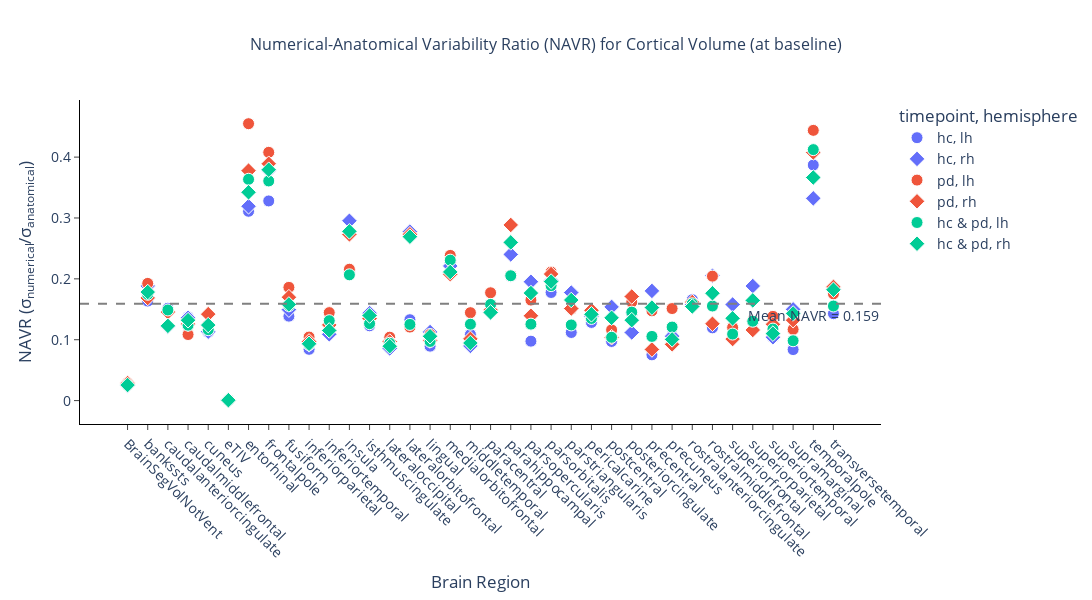
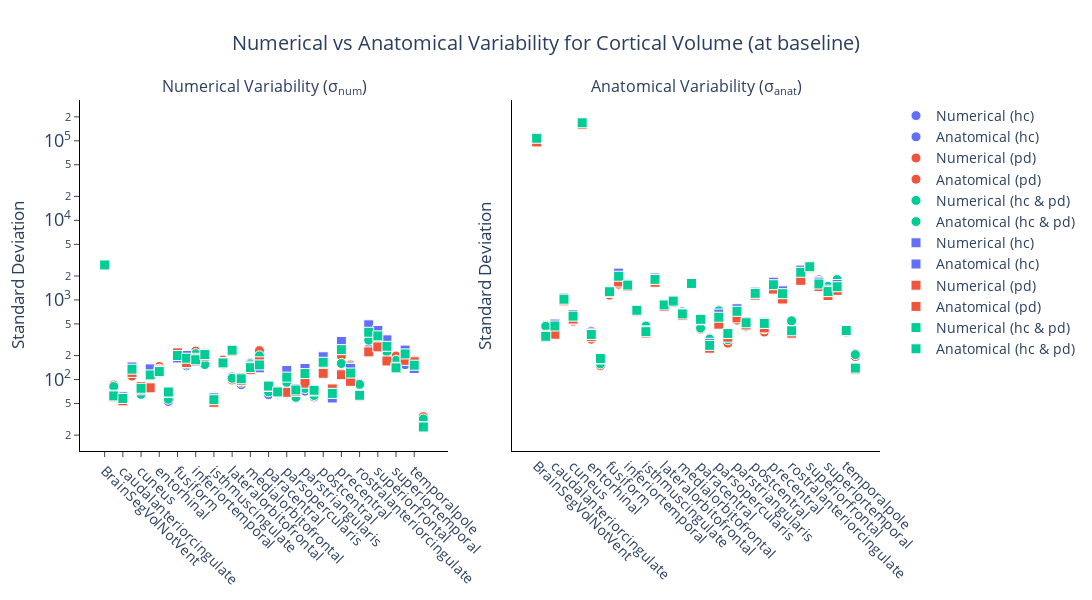

The notebook cell saved with these charts, in order:
### Markdown cell above
### Baseline HC+PD

### Code cell
pop_hc_baseline, pop_pd_baseline = get_population(df, df_cohort, visit="first")
pop_hc_followup, pop_pd_followup = get_population(df, df_cohort, visit="second")

pop_hc = pop_hc_baseline
pop_pd = pop_pd_baseline
pop_all = np.concatenate([pop_hc_baseline, pop_pd_baseline])

config = NavrConfig(
    metric=METRIC,
    bilateral=False,
    change=False,
    csv_dir=csv_dir,
    figures_dir=figures_dir,
    regions_template=regions_template,
    anondir=anondir,
    title_suffix="Cortical",
    timepoint="baseline",
)

_ = generate_navr(
    get_stats_metric=get_stats_metric,
    pop1=pop_hc,
    pop2=pop_pd,
    pop_all=pop_all,
    pop1_name="hc",
    pop2_name="pd",
    config=config,
)

pop_hc = pop_hc_followup
pop_pd = pop_pd_followup
pop_all = np.concatenate([pop_hc_followup, pop_pd_followup])

config = NavrConfig(
    metric=METRIC,
    bilateral=False,
    change=False,
    csv_dir=csv_dir,
    figures_dir=figures_dir,
    regions_template=regions_template,
    anondir=anondir,
    title_suffix="Cortical",
    timepoint="followup",
)

_ = generate_navr(
    get_stats_metric=get_stats_metric,
    pop1=pop_hc,
    pop2=pop_pd,
    pop_all=pop_all,
    pop1_name="hc",
    pop2_name="pd",
    config=config,
)

### Figure 1 — Plotly figure (JSON) as saved in the notebook; plotly's stock layout.template omitted (floating-point values rounded to 4 significant figures)
{"data": [{"customdata": [[2726.0, 109000.0], [78.35, 479.2], [58.9, 388.2], [137.1, 997.8], [64.4, 573.6], [136.0, 167900.0], [125.7, 404.0], [53.01, 161.6], [183.8, 1325.0], [148.5, 1763.0], [196.4, 1610.0], [154.7, 729.1], [58.1, 472.9], [154.5, 1780.0], [107.3, 807.7], [86.14, 963.4], [161.4, 709.8], [168.9, 1557.0], [64.6, 445.2], [64.9, 317.9], [72.99, 747.7], [59.01, 332.3], [71.36, 637.8], [60.45, 470.7], [122.7, 1263.0], [62.38, 435.0], [120.0, 1598.0], [138.0, 1298.0], [89.0, 537.0], [242.9, 2032.0], [251.4, 2457.0], [232.8, 1788.0], [153.7, 1478.0], [153.5, 1832.0], [154.2, 398.5], [30.04, 210.4]], "hovertemplate": "<b>%{hovertext}</b><br><br>timepoint=hc<br>hemisphere=lh<br>region=%{x}<br>NAVR=%{y:.3f}<br>num=%{customdata[0]:.2e}<br>anat=%{customdata[1]:.2e}<extra></extra>", "hovertext": ["BrainSegVolNotVent", "bankssts", "caudalanteriorcingulate", "caudalmiddlefrontal", "cuneus", "eTIV", "entorhinal", "frontalpole", "fusiform", "inferiorparietal", "inferiortemporal", "insula", "isthmuscingulate", "lateraloccipital", "lateralorbitofrontal", "lingual", "medialorbitofrontal", "middletemporal", "paracentral", "parahippocampal", "parsopercularis", "parsorbitalis", "parstriangularis", "pericalcarine", "postcentral", "posteriorcingulate", "precentral", "precuneus", "rostralanteriorcingulate", "rostralmiddlefrontal", "superiorfrontal", "superiorparietal", "superiortemporal", "supramarginal", "temporalpole", "transversetemporal"], "legendgroup": "hc, lh", "marker": {"color": "#636efa", "line": {"color": "white", "width": 1}, "size": 12, "symbol": "circle"}, "mode": "markers", "name": "hc, lh", "orientation": "v", "showlegend": true, "type": "scatter", "x": ["BrainSegVolNotVent", "bankssts", "caudalanteriorcingulate", "caudalmiddlefrontal", "cuneus", "eTIV", "entorhinal", "frontalpole", "fusiform", "inferiorparietal", "inferiortemporal", "insula", "isthmuscingulate", "lateraloccipital", "lateralorbitofrontal", "lingual", "medialorbitofrontal", "middletemporal", "paracentral", "parahippocampal", "parsopercularis", "parsorbitalis", "parstriangularis", "pericalcarine", "postcentral", "posteriorcingulate", "precentral", "precuneus", "rostralanteriorcingulate", "rostralmiddlefrontal", "superiorfrontal", "superiorparietal", "superiortemporal", "supramarginal", "temporalpole", "transversetemporal"], "xaxis": "x", "y": [0.02501, 0.1635, 0.1517, 0.1375, 0.1123, 0.0008099, 0.311, 0.328, 0.1387, 0.08421, 0.122, 0.2122, 0.1229, 0.08678, 0.1329, 0.08942, 0.2274, 0.1085, 0.1451, 0.2042, 0.09763, 0.1776, 0.1119, 0.1284, 0.09714, 0.1434, 0.07512, 0.1064, 0.1657, 0.1195, 0.1023, 0.1302, 0.104, 0.08379, 0.387, 0.1428], "yaxis": "y"}, {"customdata": [[2726.0, 109000.0], [63.52, 337.2], [60.62, 497.9], [143.8, 1056.0], [74.25, 655.9], [136.0, 167900.0], [122.0, 382.3], [68.6, 181.7], [186.6, 1249.0], [200.9, 2174.0], [170.8, 1568.0], [213.0, 721.0], [58.83, 409.3], [161.9, 1889.0], [238.9, 860.4], [105.9, 940.0], [147.1, 665.6], [140.2, 1561.0], [81.8, 566.7], [68.5, 285.2], [129.6, 663.9], [76.3, 386.6], [137.7, 775.9], [74.32, 535.8], [193.1, 1254.0], [58.6, 523.9], [301.1, 1671.0], [137.7, 1301.0], [64.58, 408.8], [486.9, 2374.0], [414.1, 2623.0], [315.1, 1674.0], [138.2, 1328.0], [234.4, 1563.0], [137.5, 413.7], [25.47, 139.8]], "hovertemplate": "<b>%{hovertext}</b><br><br>timepoint=hc<br>hemisphere=rh<br>region=%{x}<br>NAVR=%{y:.3f}<br>num=%{customdata[0]:.2e}<br>anat=%{customdata[1]:.2e}<extra></extra>", "hovertext": ["BrainSegVolNotVent", "bankssts", "caudalanteriorcingulate", "caudalmiddlefrontal", "cuneus", "eTIV", "entorhinal", "frontalpole", "fusiform", "inferiorparietal", "inferiortemporal", "insula", "isthmuscingulate", "lateraloccipital", "lateralorbitofrontal", "lingual", "medialorbitofrontal", "middletemporal", "paracentral", "parahippocampal", "parsopercularis", "parsorbitalis", "parstriangularis", "pericalcarine", "postcentral", "posteriorcingulate", "precentral", "precuneus", "rostralanteriorcingulate", "rostralmiddlefrontal", "superiorfrontal", "superiorparietal", "superiortemporal", "supramarginal", "temporalpole", "transversetemporal"], "legendgroup": "hc, rh", "marker": {"color": "#636efa", "line": {"color": "white", "width": 1}, "size": 12, "symbol": "diamond"}, "mode": "markers", "name": "hc, rh", "orientation": "v", "showlegend": true, "type": "scatter", "x": ["BrainSegVolNotVent", "bankssts", "caudalanteriorcingulate", "caudalmiddlefrontal", "cuneus", "eTIV", "entorhinal", "frontalpole", "fusiform", "inferiorparietal", "inferiortemporal", "insula", "isthmuscingulate", "lateraloccipital", "lateralorbitofrontal", "lingual", "medialorbitofrontal", "middletemporal", "paracentral", "parahippocampal", "parsopercularis", "parsorbitalis", "parstriangularis", "pericalcarine", "postcentral", "posteriorcingulate", "precentral", "precuneus", "rostralanteriorcingulate", "rostralmiddlefrontal", "superiorfrontal", "superiorparietal", "superiortemporal", "supramarginal", "temporalpole", "transversetemporal"], "xaxis": "x", "y": [0.02501, 0.1884, 0.1217, 0.1361, 0.1132, 0.0008099, 0.3192, 0.3775, 0.1494, 0.09238, 0.1089, 0.2954, 0.1437, 0.08573, 0.2776, 0.1126, 0.2211, 0.0898, 0.1444, 0.2402, 0.1953, 0.1974, 0.1775, 0.1387, 0.1539, 0.1118, 0.1802, 0.1058, 0.158, 0.2051, 0.1579, 0.1882, 0.1041, 0.1499, 0.3323, 0.1823], "yaxis": "y"}, {"customdata": [[2783.0, 96660.0], [85.24, 442.7], [59.4, 405.2], [110.4, 1018.0], [66.09, 536.5], [78.64, 161000.0], [146.0, 320.9], [60.81, 149.1], [213.8, 1149.0], [164.6, 1577.0], [227.4, 1574.0], [153.3, 710.6], [61.12, 457.5], [175.8, 1688.0], [98.59, 816.4], [100.0, 921.1], [152.4, 639.0], [230.8, 1598.0], [76.07, 429.5], [67.62, 329.1], [110.8, 671.4], [60.43, 286.2], [83.67, 556.1], [66.07, 458.8], [137.0, 1180.0], [63.96, 395.1], [197.4, 1338.0], [152.4, 1008.0], [84.23, 540.4], [380.7, 1862.0], [291.8, 2427.0], [210.0, 1592.0], [197.4, 1426.0], [203.6, 1740.0], [173.9, 391.6], [34.15, 194.7]], "hovertemplate": "<b>%{hovertext}</b><br><br>timepoint=pd<br>hemisphere=lh<br>region=%{x}<br>NAVR=%{y:.3f}<br>num=%{customdata[0]:.2e}<br>anat=%{customdata[1]:.2e}<extra></extra>", "hovertext": ["BrainSegVolNotVent", "bankssts", "caudalanteriorcingulate", "caudalmiddlefrontal", "cuneus", "eTIV", "entorhinal", "frontalpole", "fusiform", "inferiorparietal", "inferiortemporal", "insula", "isthmuscingulate", "lateraloccipital", "lateralorbitofrontal", "lingual", "medialorbitofrontal", "middletemporal", "paracentral", "parahippocampal", "parsopercularis", "parsorbitalis", "parstriangularis", "pericalcarine", "postcentral", "posteriorcingulate", "precentral", "precuneus", "rostralanteriorcingulate", "rostralmiddlefrontal", "superiorfrontal", "superiorparietal", "superiortemporal", "supramarginal", "temporalpole", "transversetemporal"], "legendgroup": "pd, lh", "marker": {"color": "#EF553B", "line": {"color": "white", "width": 1}, "size": 12, "symbol": "circle"}, "mode": "markers", "name": "pd, lh", "orientation": "v", "showlegend": true, "type": "scatter", "x": ["BrainSegVolNotVent", "bankssts", "caudalanteriorcingulate", "caudalmiddlefrontal", "cuneus", "eTIV", "entorhinal", "frontalpole", "fusiform", "inferiorparietal", "inferiortemporal", "insula", "isthmuscingulate", "lateraloccipital", "lateralorbitofrontal", "lingual", "medialorbitofrontal", "middletemporal", "paracentral", "parahippocampal", "parsopercularis", "parsorbitalis", "parstriangularis", "pericalcarine", "postcentral", "posteriorcingulate", "precentral", "precuneus", "rostralanteriorcingulate", "rostralmiddlefrontal", "superiorfrontal", "superiorparietal", "superiortemporal", "supramarginal", "temporalpole", "transversetemporal"], "xaxis": "x", "y": [0.02879, 0.1926, 0.1466, 0.1085, 0.1232, 0.0004884, 0.4549, 0.4079, 0.186, 0.1044, 0.1445, 0.2158, 0.1336, 0.1041, 0.1208, 0.1086, 0.2385, 0.1444, 0.1771, 0.2055, 0.1651, 0.2112, 0.1505, 0.144, 0.1161, 0.1619, 0.1475, 0.1512, 0.1559, 0.2044, 0.1202, 0.1319, 0.1384, 0.117, 0.4439, 0.1754], "yaxis": "y"}, {"customdata": [[2783.0, 96660.0], [60.63, 359.5], [53.94, 370.5], [122.8, 974.4], [81.69, 575.2], [78.64, 161000.0], [130.7, 345.9], [70.97, 182.4], [216.2, 1273.0], [163.4, 1682.0], [184.9, 1487.0], [197.2, 721.9], [51.64, 383.1], [161.5, 1667.0], [225.9, 826.9], [97.45, 987.4], [132.9, 640.3], [166.7, 1644.0], [83.92, 563.7], [71.38, 247.3], [69.09, 495.8], [70.85, 340.8], [89.95, 594.9], [71.85, 484.5], [119.7, 1149.0], [76.22, 445.7], [114.9, 1368.0], [94.82, 1026.0], [61.82, 381.9], [222.4, 1763.0], [257.1, 2543.0], [170.9, 1473.0], [142.5, 1137.0], [174.0, 1317.0], [167.2, 410.1], [25.17, 134.8]], "hovertemplate": "<b>%{hovertext}</b><br><br>timepoint=pd<br>hemisphere=rh<br>region=%{x}<br>NAVR=%{y:.3f}<br>num=%{customdata[0]:.2e}<br>anat=%{customdata[1]:.2e}<extra></extra>", "hovertext": ["BrainSegVolNotVent", "bankssts", "caudalanteriorcingulate", "caudalmiddlefrontal", "cuneus", "eTIV", "entorhinal", "frontalpole", "fusiform", "inferiorparietal", "inferiortemporal", "insula", "isthmuscingulate", "lateraloccipital", "lateralorbitofrontal", "lingual", "medialorbitofrontal", "middletemporal", "paracentral", "parahippocampal", "parsopercularis", "parsorbitalis", "parstriangularis", "pericalcarine", "postcentral", "posteriorcingulate", "precentral", "precuneus", "rostralanteriorcingulate", "rostralmiddlefrontal", "superiorfrontal", "superiorparietal", "superiortemporal", "supramarginal", "temporalpole", "transversetemporal"], "legendgroup": "pd, rh", "marker": {"color": "#EF553B", "line": {"color": "white", "width": 1}, "size": 12, "symbol": "diamond"}, "mode": "markers", "name": "pd, rh", "orientation": "v", "showlegend": true, "type": "scatter", "x": ["BrainSegVolNotVent", "bankssts", "caudalanteriorcingulate", "caudalmiddlefrontal", "cuneus", "eTIV", "entorhinal", "frontalpole", "fusiform", "inferiorparietal", "inferiortemporal", "insula", "isthmuscingulate", "lateraloccipital", "lateralorbitofrontal", "lingual", "medialorbitofrontal", "middletemporal", "paracentral", "parahippocampal", "parsopercularis", "parsorbitalis", "parstriangularis", "pericalcarine", "postcentral", "posteriorcingulate", "precentral", "precuneus", "rostralanteriorcingulate", "rostralmiddlefrontal", "superiorfrontal", "superiorparietal", "superiortemporal", "supramarginal", "temporalpole", "transversetemporal"], "xaxis": "x", "y": [0.02879, 0.1687, 0.1456, 0.126, 0.142, 0.0004884, 0.3778, 0.3891, 0.1699, 0.09716, 0.1243, 0.2731, 0.1348, 0.09688, 0.2732, 0.0987, 0.2076, 0.1014, 0.1489, 0.2886, 0.1393, 0.2079, 0.1512, 0.1483, 0.1041, 0.171, 0.08402, 0.09237, 0.1619, 0.1262, 0.1011, 0.116, 0.1253, 0.1321, 0.4077, 0.1868], "yaxis": "y"}, {"customdata": [[2751.0, 107600.0], [81.47, 466.5], [59.12, 397.1], [126.0, 1017.0], [65.15, 559.2], [114.2, 168400.0], [135.0, 371.4], [56.6, 156.9], [197.7, 1266.0], [155.8, 1693.0], [210.7, 1605.0], [154.1, 745.9], [59.46, 470.4], [164.3, 1745.0], [103.6, 827.5], [92.55, 952.5], [157.5, 682.8], [198.7, 1584.0], [69.91, 442.4], [66.12, 322.4], [91.7, 730.1], [59.65, 315.8], [77.06, 620.1], [63.0, 466.7], [129.3, 1243.0], [63.09, 434.1], [159.0, 1508.0], [144.6, 1197.0], [86.92, 546.6], [311.5, 2005.0], [270.0, 2470.0], [223.0, 1710.0], [174.4, 1484.0], [177.4, 1805.0], [163.2, 395.8], [31.92, 205.5]], "hovertemplate": "<b>%{hovertext}</b><br><br>timepoint=hc & pd<br>hemisphere=lh<br>region=%{x}<br>NAVR=%{y:.3f}<br>num=%{customdata[0]:.2e}<br>anat=%{customdata[1]:.2e}<extra></extra>", "hovertext": ["BrainSegVolNotVent", "bankssts", "caudalanteriorcingulate", "caudalmiddlefrontal", "cuneus", "eTIV", "entorhinal", "frontalpole", "fusiform", "inferiorparietal", "inferiortemporal", "insula", "isthmuscingulate", "lateraloccipital", "lateralorbitofrontal", "lingual", "medialorbitofrontal", "middletemporal", "paracentral", "parahippocampal", "parsopercularis", "parsorbitalis", "parstriangularis", "pericalcarine", "postcentral", "posteriorcingulate", "precentral", "precuneus", "rostralanteriorcingulate", "rostralmiddlefrontal", "superiorfrontal", "superiorparietal", "superiortemporal", "supramarginal", "temporalpole", "transversetemporal"], "legendgroup": "hc & pd, lh", "marker": {"color": "#00cc96", "line": {"color": "white", "width": 1}, "size": 12, "symbol": "circle"}, "mode": "markers", "name": "hc & pd, lh", "orientation": "v", "showlegend": true, "type": "scatter", "x": ["BrainSegVolNotVent", "bankssts", "caudalanteriorcingulate", "caudalmiddlefrontal", "cuneus", "eTIV", "entorhinal", "frontalpole", "fusiform", "inferiorparietal", "inferiortemporal", "insula", "isthmuscingulate", "lateraloccipital", "lateralorbitofrontal", "lingual", "medialorbitofrontal", "middletemporal", "paracentral", "parahippocampal", "parsopercularis", "parsorbitalis", "parstriangularis", "pericalcarine", "postcentral", "posteriorcingulate", "precentral", "precuneus", "rostralanteriorcingulate", "rostralmiddlefrontal", "superiorfrontal", "superiorparietal", "superiortemporal", "supramarginal", "temporalpole", "transversetemporal"], "xaxis": "x", "y": [0.02558, 0.1746, 0.1489, 0.1239, 0.1165, 0.0006782, 0.3636, 0.3608, 0.1561, 0.09201, 0.1313, 0.2066, 0.1264, 0.09412, 0.1252, 0.09716, 0.2307, 0.1255, 0.158, 0.2051, 0.1256, 0.1888, 0.1243, 0.135, 0.104, 0.1453, 0.1054, 0.1208, 0.159, 0.1554, 0.1093, 0.1304, 0.1175, 0.09831, 0.4123, 0.1554], "yaxis": "y"}, {"customdata": [[2751.0, 107600.0], [62.26, 349.1], [57.76, 470.4], [134.9, 1021.0], [77.63, 625.9], [114.2, 168400.0], [125.9, 368.1], [69.66, 183.6], [200.3, 1268.0], [185.2, 1985.0], [177.1, 1537.0], [206.1, 741.4], [55.76, 398.9], [161.8, 1811.0], [233.2, 866.0], [102.2, 967.2], [141.0, 667.2], [152.5, 1612.0], [82.75, 571.2], [69.79, 268.5], [107.1, 606.4], [73.94, 378.1], [118.9, 719.8], [73.24, 516.7], [164.7, 1211.0], [66.97, 507.1], [237.4, 1554.0], [120.6, 1200.0], [63.37, 409.9], [392.5, 2226.0], [353.3, 2614.0], [261.3, 1587.0], [140.1, 1273.0], [209.8, 1466.0], [151.4, 413.0], [25.34, 139.2]], "hovertemplate": "<b>%{hovertext}</b><br><br>timepoint=hc & pd<br>hemisphere=rh<br>region=%{x}<br>NAVR=%{y:.3f}<br>num=%{customdata[0]:.2e}<br>anat=%{customdata[1]:.2e}<extra></extra>", "hovertext": ["BrainSegVolNotVent", "bankssts", "caudalanteriorcingulate", "caudalmiddlefrontal", "cuneus", "eTIV", "entorhinal", "frontalpole", "fusiform", "inferiorparietal", "inferiortemporal", "insula", "isthmuscingulate", "lateraloccipital", "lateralorbitofrontal", "lingual", "medialorbitofrontal", "middletemporal", "paracentral", "parahippocampal", "parsopercularis", "parsorbitalis", "parstriangularis", "pericalcarine", "postcentral", "posteriorcingulate", "precentral", "precuneus", "rostralanteriorcingulate", "rostralmiddlefrontal", "superiorfrontal", "superiorparietal", "superiortemporal", "supramarginal", "temporalpole", "transversetemporal"], "legendgroup": "hc & pd, rh", "marker": {"color": "#00cc96", "line": {"color": "white", "width": 1}, "size": 12, "symbol": "diamond"}, "mode": "markers", "name": "hc & pd, rh", "orientation": "v", "showlegend": true, "type": "scatter", "x": ["BrainSegVolNotVent", "bankssts", "caudalanteriorcingulate", "caudalmiddlefrontal", "cuneus", "eTIV", "entorhinal", "frontalpole", "fusiform", "inferiorparietal", "inferiortemporal", "insula", "isthmuscingulate", "lateraloccipital", "lateralorbitofrontal", "lingual", "medialorbitofrontal", "middletemporal", "paracentral", "parahippocampal", "parsopercularis", "parsorbitalis", "parstriangularis", "pericalcarine", "postcentral", "posteriorcingulate", "precentral", "precuneus", "rostralanteriorcingulate", "rostralmiddlefrontal", "superiorfrontal", "superiorparietal", "superiortemporal", "supramarginal", "temporalpole", "transversetemporal"], "xaxis": "x", "y": [0.02558, 0.1783, 0.1228, 0.1321, 0.124, 0.0006782, 0.3422, 0.3793, 0.1579, 0.09331, 0.1153, 0.278, 0.1398, 0.08933, 0.2693, 0.1057, 0.2114, 0.0946, 0.1449, 0.2599, 0.1767, 0.1956, 0.1652, 0.1417, 0.136, 0.1321, 0.1528, 0.1006, 0.1546, 0.1763, 0.1352, 0.1646, 0.11, 0.1431, 0.3665, 0.1821], "yaxis": "y"}], "layout": {"annotations": [{"showarrow": false, "text": "Mean NAVR = 0.159", "x": 1, "xanchor": "right", "xref": "x domain", "y": 0.159, "yanchor": "top", "yref": "y"}], "font": {"size": 14}, "height": 600, "legend": {"title": {"text": "timepoint, hemisphere"}, "tracegroupgap": 0}, "plot_bgcolor": "white", "shapes": [{"line": {"color": "gray", "dash": "dash"}, "type": "line", "x0": 0, "x1": 1, "xref": "x domain", "y0": 0.159, "y1": 0.159, "yref": "y"}], "title": {"font": {"size": 16}, "text": "Numerical-Anatomical Variability Ratio (NAVR) for Cortical Volume (at baseline)", "x": 0.5}, "width": 1400, "xaxis": {"anchor": "y", "domain": [0, 1], "linecolor": "black", "linewidth": 1, "showline": true, "tickangle": 45, "ticks": "outside", "title": {"text": "Brain Region"}}, "yaxis": {"anchor": "x", "domain": [0, 1], "exponentformat": "power", "linecolor": "black", "linewidth": 1, "showline": true, "ticks": "outside", "title": {"text": "NAVR (σ<sub>numerical</sub>/σ<sub>anatomical</sub>)"}}}}

### Figure 2 — Plotly figure (JSON) as saved in the notebook; plotly's stock layout.template omitted (floating-point values rounded to 4 significant figures)
{"data": [{"marker": {"color": "#636EFA", "line": {"color": "white", "width": 1}, "size": 10, "symbol": ["circle", "circle", "circle", "circle", "circle", "circle", "circle", "circle", "circle", "circle", "circle", "circle", "circle", "circle", "circle", "circle", "circle", "circle", "circle", "circle", "circle", "circle", "circle", "circle", "circle", "circle", "circle", "circle", "circle", "circle", "circle", "circle", "circle", "circle", "circle", "circle"]}, "mode": "markers", "name": "Numerical (hc)", "showlegend": true, "type": "scatter", "x": ["BrainSegVolNotVent", "bankssts", "caudalanteriorcingulate", "caudalmiddlefrontal", "cuneus", "eTIV", "entorhinal", "frontalpole", "fusiform", "inferiorparietal", "inferiortemporal", "insula", "isthmuscingulate", "lateraloccipital", "lateralorbitofrontal", "lingual", "medialorbitofrontal", "middletemporal", "paracentral", "parahippocampal", "parsopercularis", "parsorbitalis", "parstriangularis", "pericalcarine", "postcentral", "posteriorcingulate", "precentral", "precuneus", "rostralanteriorcingulate", "rostralmiddlefrontal", "superiorfrontal", "superiorparietal", "superiortemporal", "supramarginal", "temporalpole", "transversetemporal"], "xaxis": "x", "y": [2726.0, 78.35, 58.9, 137.1, 64.4, 136.0, 125.7, 53.01, 183.8, 148.5, 196.4, 154.7, 58.1, 154.5, 107.3, 86.14, 161.4, 168.9, 64.6, 64.9, 72.99, 59.01, 71.36, 60.45, 122.7, 62.38, 120.0, 138.0, 89.0, 242.9, 251.4, 232.8, 153.7, 153.5, 154.2, 30.04], "yaxis": "y"}, {"marker": {"color": "#636EFA", "line": {"color": "white", "width": 1}, "size": 10, "symbol": ["circle", "circle", "circle", "circle", "circle", "circle", "circle", "circle", "circle", "circle", "circle", "circle", "circle", "circle", "circle", "circle", "circle", "circle", "circle", "circle", "circle", "circle", "circle", "circle", "circle", "circle", "circle", "circle", "circle", "circle", "circle", "circle", "circle", "circle", "circle", "circle"]}, "mode": "markers", "name": "Anatomical (hc)", "showlegend": true, "type": "scatter", "x": ["BrainSegVolNotVent", "bankssts", "caudalanteriorcingulate", "caudalmiddlefrontal", "cuneus", "eTIV", "entorhinal", "frontalpole", "fusiform", "inferiorparietal", "inferiortemporal", "insula", "isthmuscingulate", "lateraloccipital", "lateralorbitofrontal", "lingual", "medialorbitofrontal", "middletemporal", "paracentral", "parahippocampal", "parsopercularis", "parsorbitalis", "parstriangularis", "pericalcarine", "postcentral", "posteriorcingulate", "precentral", "precuneus", "rostralanteriorcingulate", "rostralmiddlefrontal", "superiorfrontal", "superiorparietal", "superiortemporal", "supramarginal", "temporalpole", "transversetemporal"], "xaxis": "x2", "y": [109000.0, 479.2, 388.2, 997.8, 573.6, 167900.0, 404.0, 161.6, 1325.0, 1763.0, 1610.0, 729.1, 472.9, 1780.0, 807.7, 963.4, 709.8, 1557.0, 445.2, 317.9, 747.7, 332.3, 637.8, 470.7, 1263.0, 435.0, 1598.0, 1298.0, 537.0, 2032.0, 2457.0, 1788.0, 1478.0, 1832.0, 398.5, 210.4], "yaxis": "y2"}, {"marker": {"color": "#EF553B", "line": {"color": "white", "width": 1}, "size": 10, "symbol": ["circle", "circle", "circle", "circle", "circle", "circle", "circle", "circle", "circle", "circle", "circle", "circle", "circle", "circle", "circle", "circle", "circle", "circle", "circle", "circle", "circle", "circle", "circle", "circle", "circle", "circle", "circle", "circle", "circle", "circle", "circle", "circle", "circle", "circle", "circle", "circle"]}, "mode": "markers", "name": "Numerical (pd)", "showlegend": true, "type": "scatter", "x": ["BrainSegVolNotVent", "bankssts", "caudalanteriorcingulate", "caudalmiddlefrontal", "cuneus", "eTIV", "entorhinal", "frontalpole", "fusiform", "inferiorparietal", "inferiortemporal", "insula", "isthmuscingulate", "lateraloccipital", "lateralorbitofrontal", "lingual", "medialorbitofrontal", "middletemporal", "paracentral", "parahippocampal", "parsopercularis", "parsorbitalis", "parstriangularis", "pericalcarine", "postcentral", "posteriorcingulate", "precentral", "precuneus", "rostralanteriorcingulate", "rostralmiddlefrontal", "superiorfrontal", "superiorparietal", "superiortemporal", "supramarginal", "temporalpole", "transversetemporal"], "xaxis": "x", "y": [2783.0, 85.24, 59.4, 110.4, 66.09, 78.64, 146.0, 60.81, 213.8, 164.6, 227.4, 153.3, 61.12, 175.8, 98.59, 100.0, 152.4, 230.8, 76.07, 67.62, 110.8, 60.43, 83.67, 66.07, 137.0, 63.96, 197.4, 152.4, 84.23, 380.7, 291.8, 210.0, 197.4, 203.6, 173.9, 34.15], "yaxis": "y"}, {"marker": {"color": "#EF553B", "line": {"color": "white", "width": 1}, "size": 10, "symbol": ["circle", "circle", "circle", "circle", "circle", "circle", "circle", "circle", "circle", "circle", "circle", "circle", "circle", "circle", "circle", "circle", "circle", "circle", "circle", "circle", "circle", "circle", "circle", "circle", "circle", "circle", "circle", "circle", "circle", "circle", "circle", "circle", "circle", "circle", "circle", "circle"]}, "mode": "markers", "name": "Anatomical (pd)", "showlegend": true, "type": "scatter", "x": ["BrainSegVolNotVent", "bankssts", "caudalanteriorcingulate", "caudalmiddlefrontal", "cuneus", "eTIV", "entorhinal", "frontalpole", "fusiform", "inferiorparietal", "inferiortemporal", "insula", "isthmuscingulate", "lateraloccipital", "lateralorbitofrontal", "lingual", "medialorbitofrontal", "middletemporal", "paracentral", "parahippocampal", "parsopercularis", "parsorbitalis", "parstriangularis", "pericalcarine", "postcentral", "posteriorcingulate", "precentral", "precuneus", "rostralanteriorcingulate", "rostralmiddlefrontal", "superiorfrontal", "superiorparietal", "superiortemporal", "supramarginal", "temporalpole", "transversetemporal"], "xaxis": "x2", "y": [96660.0, 442.7, 405.2, 1018.0, 536.5, 161000.0, 320.9, 149.1, 1149.0, 1577.0, 1574.0, 710.6, 457.5, 1688.0, 816.4, 921.1, 639.0, 1598.0, 429.5, 329.1, 671.4, 286.2, 556.1, 458.8, 1180.0, 395.1, 1338.0, 1008.0, 540.4, 1862.0, 2427.0, 1592.0, 1426.0, 1740.0, 391.6, 194.7], "yaxis": "y2"}, {"marker": {"color": "#00CC96", "line": {"color": "white", "width": 1}, "size": 10, "symbol": ["circle", "circle", "circle", "circle", "circle", "circle", "circle", "circle", "circle", "circle", "circle", "circle", "circle", "circle", "circle", "circle", "circle", "circle", "circle", "circle", "circle", "circle", "circle", "circle", "circle", "circle", "circle", "circle", "circle", "circle", "circle", "circle", "circle", "circle", "circle", "circle"]}, "mode": "markers", "name": "Numerical (hc & pd)", "showlegend": true, "type": "scatter", "x": ["BrainSegVolNotVent", "bankssts", "caudalanteriorcingulate", "caudalmiddlefrontal", "cuneus", "eTIV", "entorhinal", "frontalpole", "fusiform", "inferiorparietal", "inferiortemporal", "insula", "isthmuscingulate", "lateraloccipital", "lateralorbitofrontal", "lingual", "medialorbitofrontal", "middletemporal", "paracentral", "parahippocampal", "parsopercularis", "parsorbitalis", "parstriangularis", "pericalcarine", "postcentral", "posteriorcingulate", "precentral", "precuneus", "rostralanteriorcingulate", "rostralmiddlefrontal", "superiorfrontal", "superiorparietal", "superiortemporal", "supramarginal", "temporalpole", "transversetemporal"], "xaxis": "x", "y": [2751.0, 81.47, 59.12, 126.0, 65.15, 114.2, 135.0, 56.6, 197.7, 155.8, 210.7, 154.1, 59.46, 164.3, 103.6, 92.55, 157.5, 198.7, 69.91, 66.12, 91.7, 59.65, 77.06, 63.0, 129.3, 63.09, 159.0, 144.6, 86.92, 311.5, 270.0, 223.0, 174.4, 177.4, 163.2, 31.92], "yaxis": "y"}, {"marker": {"color": "#00CC96", "line": {"color": "white", "width": 1}, "size": 10, "symbol": ["circle", "circle", "circle", "circle", "circle", "circle", "circle", "circle", "circle", "circle", "circle", "circle", "circle", "circle", "circle", "circle", "circle", "circle", "circle", "circle", "circle", "circle", "circle", "circle", "circle", "circle", "circle", "circle", "circle", "circle", "circle", "circle", "circle", "circle", "circle", "circle"]}, "mode": "markers", "name": "Anatomical (hc & pd)", "showlegend": true, "type": "scatter", "x": ["BrainSegVolNotVent", "bankssts", "caudalanteriorcingulate", "caudalmiddlefrontal", "cuneus", "eTIV", "entorhinal", "frontalpole", "fusiform", "inferiorparietal", "inferiortemporal", "insula", "isthmuscingulate", "lateraloccipital", "lateralorbitofrontal", "lingual", "medialorbitofrontal", "middletemporal", "paracentral", "parahippocampal", "parsopercularis", "parsorbitalis", "parstriangularis", "pericalcarine", "postcentral", "posteriorcingulate", "precentral", "precuneus", "rostralanteriorcingulate", "rostralmiddlefrontal", "superiorfrontal", "superiorparietal", "superiortemporal", "supramarginal", "temporalpole", "transversetemporal"], "xaxis": "x2", "y": [107600.0, 466.5, 397.1, 1017.0, 559.2, 168400.0, 371.4, 156.9, 1266.0, 1693.0, 1605.0, 745.9, 470.4, 1745.0, 827.5, 952.5, 682.8, 1584.0, 442.4, 322.4, 730.1, 315.8, 620.1, 466.7, 1243.0, 434.1, 1508.0, 1197.0, 546.6, 2005.0, 2470.0, 1710.0, 1484.0, 1805.0, 395.8, 205.5], "yaxis": "y2"}, {"marker": {"color": "#636EFA", "line": {"color": "white", "width": 1}, "size": 10, "symbol": ["square", "square", "square", "square", "square", "square", "square", "square", "square", "square", "square", "square", "square", "square", "square", "square", "square", "square", "square", "square", "square", "square", "square", "square", "square", "square", "square", "square", "square", "square", "square", "square", "square", "square", "square", "square"]}, "mode": "markers", "name": "Numerical (hc)", "showlegend": true, "type": "scatter", "x": ["BrainSegVolNotVent", "bankssts", "caudalanteriorcingulate", "caudalmiddlefrontal", "cuneus", "eTIV", "entorhinal", "frontalpole", "fusiform", "inferiorparietal", "inferiortemporal", "insula", "isthmuscingulate", "lateraloccipital", "lateralorbitofrontal", "lingual", "medialorbitofrontal", "middletemporal", "paracentral", "parahippocampal", "parsopercularis", "parsorbitalis", "parstriangularis", "pericalcarine", "postcentral", "posteriorcingulate", "precentral", "precuneus", "rostralanteriorcingulate", "rostralmiddlefrontal", "superiorfrontal", "superiorparietal", "superiortemporal", "supramarginal", "temporalpole", "transversetemporal"], "xaxis": "x", "y": [2726.0, 63.52, 60.62, 143.8, 74.25, 136.0, 122.0, 68.6, 186.6, 200.9, 170.8, 213.0, 58.83, 161.9, 238.9, 105.9, 147.1, 140.2, 81.8, 68.5, 129.6, 76.3, 137.7, 74.32, 193.1, 58.6, 301.1, 137.7, 64.58, 486.9, 414.1, 315.1, 138.2, 234.4, 137.5, 25.47], "yaxis": "y"}, {"marker": {"color": "#636EFA", "line": {"color": "white", "width": 1}, "size": 10, "symbol": ["square", "square", "square", "square", "square", "square", "square", "square", "square", "square", "square", "square", "square", "square", "square", "square", "square", "square", "square", "square", "square", "square", "square", "square", "square", "square", "square", "square", "square", "square", "square", "square", "square", "square", "square", "square"]}, "mode": "markers", "name": "Anatomical (hc)", "showlegend": true, "type": "scatter", "x": ["BrainSegVolNotVent", "bankssts", "caudalanteriorcingulate", "caudalmiddlefrontal", "cuneus", "eTIV", "entorhinal", "frontalpole", "fusiform", "inferiorparietal", "inferiortemporal", "insula", "isthmuscingulate", "lateraloccipital", "lateralorbitofrontal", "lingual", "medialorbitofrontal", "middletemporal", "paracentral", "parahippocampal", "parsopercularis", "parsorbitalis", "parstriangularis", "pericalcarine", "postcentral", "posteriorcingulate", "precentral", "precuneus", "rostralanteriorcingulate", "rostralmiddlefrontal", "superiorfrontal", "superiorparietal", "superiortemporal", "supramarginal", "temporalpole", "transversetemporal"], "xaxis": "x2", "y": [109000.0, 337.2, 497.9, 1056.0, 655.9, 167900.0, 382.3, 181.7, 1249.0, 2174.0, 1568.0, 721.0, 409.3, 1889.0, 860.4, 940.0, 665.6, 1561.0, 566.7, 285.2, 663.9, 386.6, 775.9, 535.8, 1254.0, 523.9, 1671.0, 1301.0, 408.8, 2374.0, 2623.0, 1674.0, 1328.0, 1563.0, 413.7, 139.8], "yaxis": "y2"}, {"marker": {"color": "#EF553B", "line": {"color": "white", "width": 1}, "size": 10, "symbol": ["square", "square", "square", "square", "square", "square", "square", "square", "square", "square", "square", "square", "square", "square", "square", "square", "square", "square", "square", "square", "square", "square", "square", "square", "square", "square", "square", "square", "square", "square", "square", "square", "square", "square", "square", "square"]}, "mode": "markers", "name": "Numerical (pd)", "showlegend": true, "type": "scatter", "x": ["BrainSegVolNotVent", "bankssts", "caudalanteriorcingulate", "caudalmiddlefrontal", "cuneus", "eTIV", "entorhinal", "frontalpole", "fusiform", "inferiorparietal", "inferiortemporal", "insula", "isthmuscingulate", "lateraloccipital", "lateralorbitofrontal", "lingual", "medialorbitofrontal", "middletemporal", "paracentral", "parahippocampal", "parsopercularis", "parsorbitalis", "parstriangularis", "pericalcarine", "postcentral", "posteriorcingulate", "precentral", "precuneus", "rostralanteriorcingulate", "rostralmiddlefrontal", "superiorfrontal", "superiorparietal", "superiortemporal", "supramarginal", "temporalpole", "transversetemporal"], "xaxis": "x", "y": [2783.0, 60.63, 53.94, 122.8, 81.69, 78.64, 130.7, 70.97, 216.2, 163.4, 184.9, 197.2, 51.64, 161.5, 225.9, 97.45, 132.9, 166.7, 83.92, 71.38, 69.09, 70.85, 89.95, 71.85, 119.7, 76.22, 114.9, 94.82, 61.82, 222.4, 257.1, 170.9, 142.5, 174.0, 167.2, 25.17], "yaxis": "y"}, {"marker": {"color": "#EF553B", "line": {"color": "white", "width": 1}, "size": 10, "symbol": ["square", "square", "square", "square", "square", "square", "square", "square", "square", "square", "square", "square", "square", "square", "square", "square", "square", "square", "square", "square", "square", "square", "square", "square", "square", "square", "square", "square", "square", "square", "square", "square", "square", "square", "square", "square"]}, "mode": "markers", "name": "Anatomical (pd)", "showlegend": true, "type": "scatter", "x": ["BrainSegVolNotVent", "bankssts", "caudalanteriorcingulate", "caudalmiddlefrontal", "cuneus", "eTIV", "entorhinal", "frontalpole", "fusiform", "inferiorparietal", "inferiortemporal", "insula", "isthmuscingulate", "lateraloccipital", "lateralorbitofrontal", "lingual", "medialorbitofrontal", "middletemporal", "paracentral", "parahippocampal", "parsopercularis", "parsorbitalis", "parstriangularis", "pericalcarine", "postcentral", "posteriorcingulate", "precentral", "precuneus", "rostralanteriorcingulate", "rostralmiddlefrontal", "superiorfrontal", "superiorparietal", "superiortemporal", "supramarginal", "temporalpole", "transversetemporal"], "xaxis": "x2", "y": [96660.0, 359.5, 370.5, 974.4, 575.2, 161000.0, 345.9, 182.4, 1273.0, 1682.0, 1487.0, 721.9, 383.1, 1667.0, 826.9, 987.4, 640.3, 1644.0, 563.7, 247.3, 495.8, 340.8, 594.9, 484.5, 1149.0, 445.7, 1368.0, 1026.0, 381.9, 1763.0, 2543.0, 1473.0, 1137.0, 1317.0, 410.1, 134.8], "yaxis": "y2"}, {"marker": {"color": "#00CC96", "line": {"color": "white", "width": 1}, "size": 10, "symbol": ["square", "square", "square", "square", "square", "square", "square", "square", "square", "square", "square", "square", "square", "square", "square", "square", "square", "square", "square", "square", "square", "square", "square", "square", "square", "square", "square", "square", "square", "square", "square", "square", "square", "square", "square", "square"]}, "mode": "markers", "name": "Numerical (hc & pd)", "showlegend": true, "type": "scatter", "x": ["BrainSegVolNotVent", "bankssts", "caudalanteriorcingulate", "caudalmiddlefrontal", "cuneus", "eTIV", "entorhinal", "frontalpole", "fusiform", "inferiorparietal", "inferiortemporal", "insula", "isthmuscingulate", "lateraloccipital", "lateralorbitofrontal", "lingual", "medialorbitofrontal", "middletemporal", "paracentral", "parahippocampal", "parsopercularis", "parsorbitalis", "parstriangularis", "pericalcarine", "postcentral", "posteriorcingulate", "precentral", "precuneus", "rostralanteriorcingulate", "rostralmiddlefrontal", "superiorfrontal", "superiorparietal", "superiortemporal", "supramarginal", "temporalpole", "transversetemporal"], "xaxis": "x", "y": [2751.0, 62.26, 57.76, 134.9, 77.63, 114.2, 125.9, 69.66, 200.3, 185.2, 177.1, 206.1, 55.76, 161.8, 233.2, 102.2, 141.0, 152.5, 82.75, 69.79, 107.1, 73.94, 118.9, 73.24, 164.7, 66.97, 237.4, 120.6, 63.37, 392.5, 353.3, 261.3, 140.1, 209.8, 151.4, 25.34], "yaxis": "y"}, {"marker": {"color": "#00CC96", "line": {"color": "white", "width": 1}, "size": 10, "symbol": ["square", "square", "square", "square", "square", "square", "square", "square", "square", "square", "square", "square", "square", "square", "square", "square", "square", "square", "square", "square", "square", "square", "square", "square", "square", "square", "square", "square", "square", "square", "square", "square", "square", "square", "square", "square"]}, "mode": "markers", "name": "Anatomical (hc & pd)", "showlegend": true, "type": "scatter", "x": ["BrainSegVolNotVent", "bankssts", "caudalanteriorcingulate", "caudalmiddlefrontal", "cuneus", "eTIV", "entorhinal", "frontalpole", "fusiform", "inferiorparietal", "inferiortemporal", "insula", "isthmuscingulate", "lateraloccipital", "lateralorbitofrontal", "lingual", "medialorbitofrontal", "middletemporal", "paracentral", "parahippocampal", "parsopercularis", "parsorbitalis", "parstriangularis", "pericalcarine", "postcentral", "posteriorcingulate", "precentral", "precuneus", "rostralanteriorcingulate", "rostralmiddlefrontal", "superiorfrontal", "superiorparietal", "superiortemporal", "supramarginal", "temporalpole", "transversetemporal"], "xaxis": "x2", "y": [107600.0, 349.1, 470.4, 1021.0, 625.9, 168400.0, 368.1, 183.6, 1268.0, 1985.0, 1537.0, 741.4, 398.9, 1811.0, 866.0, 967.2, 667.2, 1612.0, 571.2, 268.5, 606.4, 378.1, 719.8, 516.7, 1211.0, 507.1, 1554.0, 1200.0, 409.9, 2226.0, 2614.0, 1587.0, 1273.0, 1466.0, 413.0, 139.2], "yaxis": "y2"}], "layout": {"annotations": [{"font": {"size": 16}, "showarrow": false, "text": "Numerical Variability (σ<sub>num</sub>)", "x": 0.23, "xanchor": "center", "xref": "paper", "y": 1, "yanchor": "bottom", "yref": "paper"}, {"font": {"size": 16}, "showarrow": false, "text": "Anatomical Variability (σ<sub>anat</sub>)", "x": 0.77, "xanchor": "center", "xref": "paper", "y": 1, "yanchor": "bottom", "yref": "paper"}], "font": {"size": 14}, "height": 600, "plot_bgcolor": "white", "title": {"text": "Numerical vs Anatomical Variability for Cortical Volume (at baseline)", "x": 0.5}, "width": 1400, "xaxis": {"anchor": "y", "domain": [0, 0.46], "linecolor": "black", "linewidth": 1, "showline": true, "tickangle": 45, "ticks": "outside"}, "xaxis2": {"anchor": "y2", "domain": [0.54, 1], "linecolor": "black", "linewidth": 1, "showline": true, "tickangle": 45}, "yaxis": {"anchor": "x", "domain": [0, 1], "exponentformat": "power", "linecolor": "black", "linewidth": 1, "showline": true, "ticks": "outside", "title": {"text": "Standard Deviation"}, "type": "log"}, "yaxis2": {"anchor": "x2", "domain": [0, 1], "exponentformat": "power", "linecolor": "black", "linewidth": 1, "matches": "y", "showline": true, "showticklabels": false, "title": {"text": "Standard Deviation"}, "type": "log"}}}
